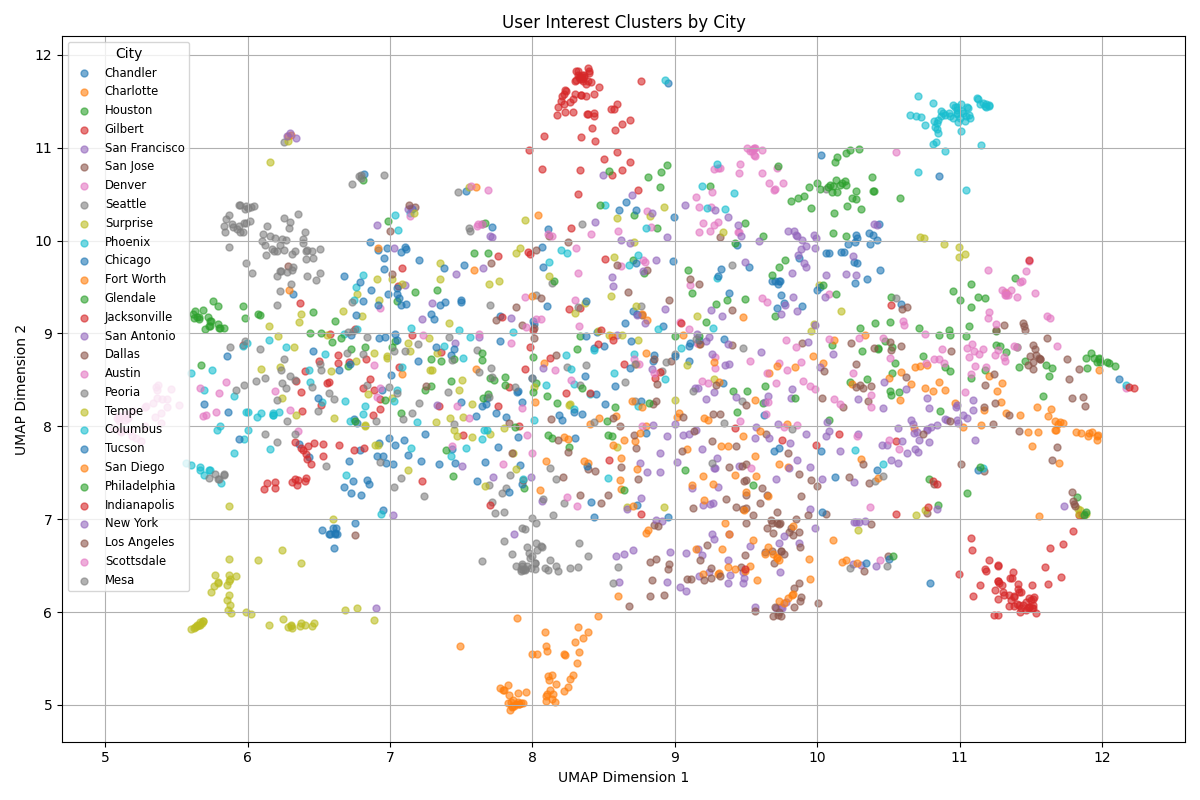

Recreate this plot in Python.
import json
import pandas as pd
import matplotlib.pyplot as plt
from umap import UMAP
from sentence_transformers import SentenceTransformer

# Load users
with open("dummy_users.json") as f:
    users = json.load(f)

embedder = SentenceTransformer("all-MiniLM-L6-v2")

user_profiles = []
user_labels = []
user_cities = []

for user in users:
    if isinstance(user.get("interests"), list) and user.get("email"):
        text = f"{user.get('bio', '')} Interests: {', '.join(user['interests'])}"
        user_profiles.append(text)
        user_labels.append(user["email"])
        user_cities.append(user.get("location", {}).get("city", "Unknown"))

# Compute embeddings
embeddings = embedder.encode(user_profiles, show_progress_bar=True)

# Dimensionality reduction
umap = UMAP(n_components=2, random_state=42)
embedding_2d = umap.fit_transform(embeddings)

# Create DataFrame
df = pd.DataFrame({
    "x": embedding_2d[:, 0],
    "y": embedding_2d[:, 1],
    "city": user_cities
})

# Plot
plt.figure(figsize=(12, 8))
for city in df["city"].unique():
    subset = df[df["city"] == city]
    plt.scatter(subset["x"], subset["y"], label=city, alpha=0.6, s=25)

plt.title("User Interest Clusters by City")
plt.xlabel("UMAP Dimension 1")
plt.ylabel("UMAP Dimension 2")
plt.legend(title="City", loc="best", fontsize='small')
plt.grid(True)
plt.tight_layout()
plt.savefig("user_interest_clusters.png")
plt.show()